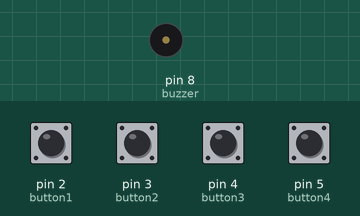
This sketch was run on a simulated Arduino Uno, built with avr-gcc and run on an emulated ATmega328P. Shown: buzzer (waves = sounding). Inputs (shaded band) come from the test bench; at power-on: pin 2 (button1), pin 3 (button2), pin 4 (button3), pin 5 (button4) LOW.

Above: at 1.2 s.
1.3 s: pin 2 (button1) pulled HIGH for 0.15 s
At 1.37 s:
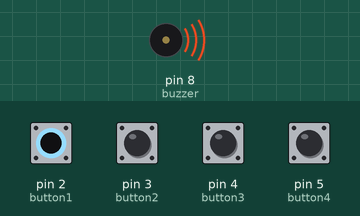
Timing chart, 0 to 4.3 s (numbered marks = the images above; inputs shaded):
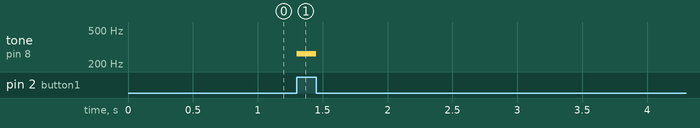

The sketch:

Musical_Piano_Robot.ino
```cpp
// Musical Piano with 4 Buttons

int button1 = 2;
int button2 = 3;
int button3 = 4;
int button4 = 5;

int buzzer = 8;

// Musical Notes
int note1 = 262; // C
int note2 = 294; // D
int note3 = 330; // E
int note4 = 349; // F

void setup() {
  pinMode(button1, INPUT);
  pinMode(button2, INPUT);
  pinMode(button3, INPUT);
  pinMode(button4, INPUT);

  pinMode(buzzer, OUTPUT);
}

void loop() {

  if (digitalRead(button1) == HIGH) {
    tone(buzzer, note1);
  }

  else if (digitalRead(button2) == HIGH) {
    tone(buzzer, note2);
  }

  else if (digitalRead(button3) == HIGH) {
    tone(buzzer, note3);
  }

  else if (digitalRead(button4) == HIGH) {
    tone(buzzer, note4);
  }

  else {
    noTone(buzzer);
  }

}
```

Measured:
- after the input at 1.3 s, tone on pin 8 (buzzer): silent → 262 Hz at once, → silent 0.15 s later
